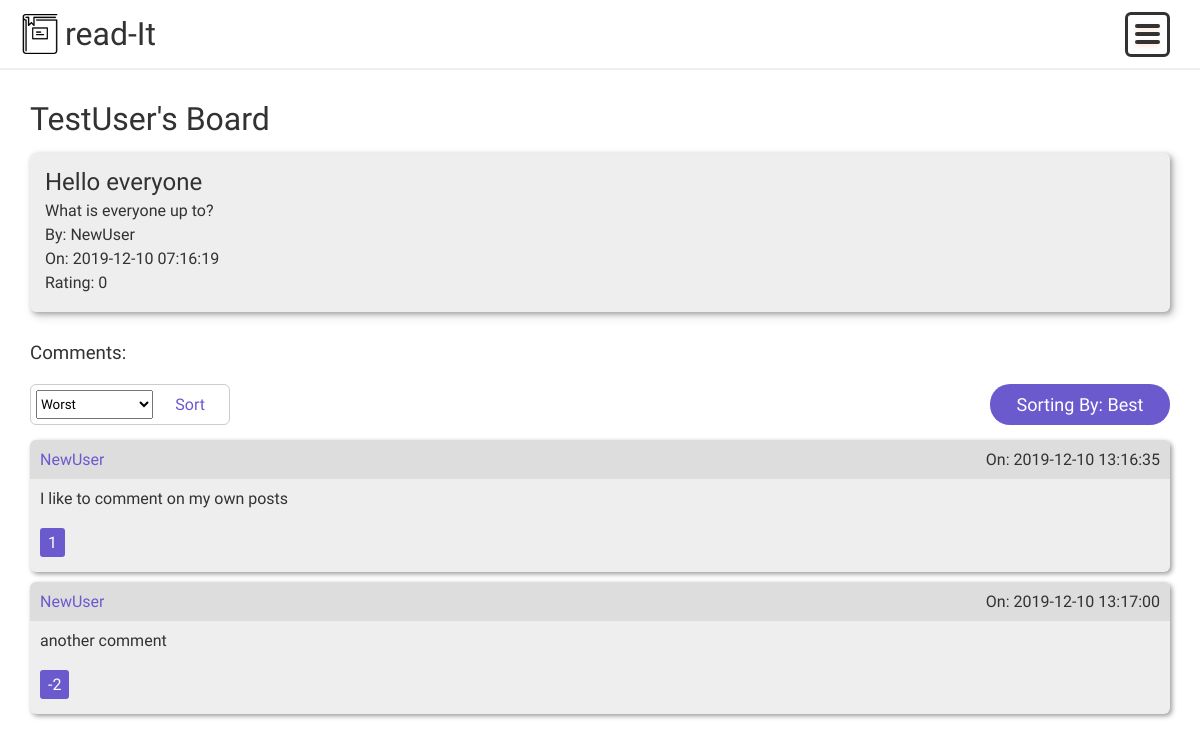
Page /subredditController.php?action=viewPost&postID=5 on the committed database.
### tables this page shows
CREATE TABLE `subreddits` (
  `subredditID` int(11) NOT NULL,
  `subredditName` varchar(64) NOT NULL,
  `subredditDescription` varchar(1500) NOT NULL
);

CREATE TABLE `posts` (
  `postID` int(11) NOT NULL,
  `subredditID` int(11) NOT NULL,
  `userID` int(11) NOT NULL,
  `postTitle` varchar(64) NOT NULL,
  `postContent` varchar(1500) NOT NULL,
  `postTime` datetime NOT NULL DEFAULT CURRENT_TIMESTAMP,
  `rating` int(11) NOT NULL DEFAULT '0'
);

CREATE TABLE `comments` (
  `commentID` int(11) NOT NULL,
  `userID` int(11) NOT NULL,
  `postID` int(11) NOT NULL,
  `subredditID` int(11) NOT NULL,
  `commentContent` varchar(500) NOT NULL,
  `commentTime` timestamp NOT NULL DEFAULT CURRENT_TIMESTAMP,
  `rating` int(11) NOT NULL DEFAULT '0'
);

### models/subreddit/subredditDA.php (called while the page is built, shortened)
<?php
require_once 'models/database.php';
require_once 'models/subreddit/subreddit.php';
require_once 'models/user.php';
class subredditDA
{
    public static function get_all()
    {
        $db = Database::getDB();
        $querySubreddits = 'SELECT * FROM subreddits';
        $statement = $db->prepare($querySubreddits);
        $statement->execute();
        $rows = $statement->fetchAll();
        $subreddits = [];
        foreach ($rows as $value) {
            $subreddit = new subreddit($value['subredditID'], $value['subredditName'], $value['subredditDescription']);
            array_push($subreddits, $subreddit);
        }
        return $subreddits;
    }
    public static function get_board($id)
    {
        $db = Database::getDB();
        $querySubreddits = 'SELECT * FROM subreddits where subredditID = :id';
        $statement = $db->prepare($querySubreddits);
        $statement->bindValue(':id', $id);
        $statement->execute();
        $rows = $statement->fetchAll();
        foreach ($rows as $value) {
            $subreddit = new subreddit($value['subredditID'], $value['subredditName'], $value['subredditDescription']);
        }
        if (empty($rows)) {
            return "none";
        } else {
            return $subreddit;
        }
    }
}

### models/posts/postDA.php (called while the page is built, shortened)
<?php
require_once 'models/posts/post.php';
class postDA
{
    public static function get_post($postID)
    {
        $db = Database::getDB();
        $queryPost = 'SELECT * FROM posts where postID = :postID';
        $statement = $db->prepare($queryPost);
        $statement->bindValue(':postID', $postID);
        $statement->execute();
        $rows = $statement->fetchAll();
        foreach ($rows as $value) {
            $post = new post($value['postID'], $value['subredditID'], $value['userID'], $value['postTitle'], $value['postContent'], $value['postTime'], $value['rating']);
        }
        if (empty($post)) {
            return 'No posts found';
        } else {
            return $post;
        }
    }
}

### models/subreddit/subreddit.php (called while the page is built, shortened)
<?php
class subreddit
{
    private $subredditID, $subredditName, $subredditDescription;
    public function __construct($subredditID, $subredditName, $subredditDescription)
    {
        $this->subredditName = $subredditName;
    }
    public function getSubredditName()
    {
        return $this->subredditName;
    }
}

### models/posts/post.php (called while the page is built, shortened)
<?php
class post
{
    private $postID, $subredditID, $userID, $postTitle, $postContent, $postTime, $rating;
    public function __construct($postID, $subredditID, $userID, $postTitle, $postContent, $postTime, $rating)
    {
        $this->postTitle = $postTitle;
        $this->postContent = $postContent;
        $this->postTime = $postTime;
        $this->rating = $rating;
    }
    public function getPostTitle()
    {
        return $this->postTitle;
    }
    public function getPostContent()
    {
        return $this->postContent;
    }
    public function getPostTime()
    {
        return $this->postTime;
    }
    public function getRating()
    {
        return $this->rating;
    }
}

### models/userDA.php (called while the page is built, shortened)
<?php
require_once('models/database.php');
require_once('models/user.php');
class userDA
{
    public static function get_all()
    {
        $db = Database::getDB();
        $queryUsers = 'SELECT * FROM users';
        $statement = $db->prepare($queryUsers);
        $statement->execute();
        $rows = $statement->fetchAll();
        foreach ($rows as $value) {
            $user = new user($value['userID'], $value['username'], $value['email'], $value['password']);
            $users[] = $user;
        }
        return $users;
    }
    public static function getUserByID($userID)
    {
        $db = Database::getDB();
        $queryUser = 'SELECT * FROM users where userID = :userID';
        $statement = $db->prepare($queryUser);
        $statement->bindValue(':userID', $userID);
        $statement->execute();
        $rows = $statement->fetchAll();
        foreach ($rows as $value) {
            $user = new user($value['userID'], $value['username'], $value['email'], $value['password']);
        }
        return $user;
    }
}

### models/user.php (called while the page is built, shortened)
<?php
class user
{
    private $userID, $username, $email, $password;
    public function __construct($userID, $username, $email, $password)
    {
        $this->username = $username;
    }
    public function getUsername()
    {
        return $this->username;
    }
}

### models/comment/commentDA.php (called while the page is built, shortened)
<?php
require_once 'models/comment/comment.php';
class CommentDA
{
    public static function get_comments_by_postID_desc($postID)
    {
        $db = Database::getDB();
        $query = 'SELECT * FROM comments WHERE postID LIKE :postID ORDER BY rating DESC';
        $statement = $db->prepare($query);
        $statement->bindValue(':postID', $postID);
        $statement->execute();
        $rows = $statement->fetchAll();
        $comments = [];
        foreach ($rows as $value) {
            $comment = new Comment($value['commentID'], $value['userID'], $value['postID'], $value['subredditID'], $value['commentContent'], $value['commentTime'], $value['rating']);
            array_push($comments, $comment);
        }
        return $comments;
    }
}

### models/comment/comment.php (called while the page is built, shortened)
<?php
class Comment
{
    private $commentID, $userID, $postID, $subredditID, $commentContent, $commentTime, $rating;
    public function __construct($commentID, $userID, $postID, $subredditID, $commentContent, $commentTime, $rating)
    {
        $this->commentContent = $commentContent;
        $this->commentTime = $commentTime;
        $this->rating = $rating;
    }
    public function getCommentContent()
    {
        return $this->commentContent;
    }
    public function getCommentTime()
    {
        return $this->commentTime;
    }
    public function getRating()
    {
        return $this->rating;
    }
}

### views/viewPost.php (shortened to what this page needs)
<?php
include_once("views/components/header.php");
include_once("models/comment/Comment.php"); ?>
<body>
    <?php include_once("views/components/nav.php"); ?>
    <div class="container">
        <div class="container-main">
            <h1><?php echo htmlspecialchars($subreddit->getSubredditName()); ?></h1>
            <div class="post" style="margin-bottom: 30px">
                <div class="post-content">
                    <h2><?php echo htmlspecialchars($post->getPostTitle()) ?></h2>
                    <p><?php echo htmlspecialchars($post->getPostContent()) ?></p>
                    <p><?php echo 'By: ' . htmlspecialchars(userDA::getUserByID($post->getUserID())->getUsername()) ?></p>
                    <p><?php echo 'On: ' . htmlspecialchars($post->getPostTime()) ?></p>
                    <p><?php echo 'Rating: ' . htmlspecialchars($post->getRating()) ?></p>
                </div>
            </div>
            <h3 style="margin-bottom: 10px">Comments: </h3>
            <div class="sorting-container">
                <form class="sort-form" method="POST" action="subredditController.php">
                    <select class="sort-form-select" name="sortOrder">
                        <option value="Worst">Worst</option>
                    </select>
                    <input type="submit" value="Sort" class="sort-form-item sort-form-button">
                </form>
                <p class="sort-order-type">Sorting By: <?php echo htmlspecialchars($sortOrder); ?></p>
            </div>
            <?php foreach ($comments as $comment) : ?>
                <div class="comment">
                    <div class="comment-title">
                        <form action="index.php">
                            <input type="submit" value="<?php echo htmlspecialchars(userDA::getUserByID($comment->getUserID())->getUsername()); ?>" class="link-edit">
                        </form>
                        <p><?php echo 'On: ' . htmlspecialchars($comment->getCommentTime()); ?></p>
                    </div>
                    <div class="comment-content">
                        <p><?php echo htmlspecialchars($comment->getCommentContent()); ?></p>
                        <div class="rating-section">
                            <p class="rating"><?php echo htmlspecialchars($comment->getRating()); ?></p>
                        </div>
                    </div>
                </div>
            <?php endforeach ?>
        </div>
</body>

### css/styling.css (style rules this page uses)
*, *:before, *:after { box-sizing: inherit; }
* { margin: 0; padding: 0; font-weight: normal; font-family: "Arimo", Arial, Helvetica, sans-serif; text-decoration: none; outline: none; }
body { height: 100%; }
input[type="submit"] { cursor: pointer; }
.container { display: flex; width: 95%; margin: 0 auto; min-height: 100vh; justify-content: space-between; margin-bottom: 20px; }
.container-main p, h1, h2, h3, h4 { margin: 10px 0; }
.container-main { flex: 4; margin: 0 10px; border-radius: 8px; color: rgb(50, 50, 50); height: 100%; }
.post { margin: 15px 0 10px 0; background-color: #eee; padding: 15px; border-radius: 6px; box-shadow: 2px 2px 5px 0 rgba(0, 0, 0, 0.3), 4px 4px 10px 2px rgba(0, 0, 0, 0.1); display: flex; transition: box-shadow 350ms; width: 100%; }
.post-content { display: flex; flex-direction: column; align-items: flex-start; width: 100%; }
.post-content p, h2, h3 { padding: 0; margin: 0; margin-bottom: 5px; }
.rating-section { display: flex; align-items: center; }
.comment { background-color: #eee; border-radius: 6px; box-shadow: 2px 2px 5px 0 rgba(0, 0, 0, 0.4); margin-bottom: 10px; }
.comment-title { background-color: rgb(221, 221, 221); border-radius: 6px 6px 0 0; padding: 0 10px; margin: 0; display: flex; justify-content: space-between; }
.comment-title input[type=submit] { border-radius: 0; margin-top: 10px; padding: 0; background-color: transparent; color: slateblue; }
.comment-content { padding: 0 0 5px 10px; }
.link-edit { color: slateblue; border: none; cursor: pointer; padding: 5px; font-size: 16px; }
.rating { background-color: slateblue; color: white; padding: 5px 8px; border-radius: 3px; position: relative; }
.sort-form { display: flex; border: 1px solid #ccc; width: 200px; padding: 5px; border-radius: 6px; }
.sort-form-select { flex: 2; }
.sort-form-item { flex: 1; }
.sort-form-button { color: slateblue; border: none; background-color: transparent; padding: 5px; font-size: 16px; margin-left: 3px; border-radius: 6px; transition: background-color 200ms; }
.sort-order-type { text-align: center; padding: 10px; width: 180px; background-color: slateblue; color: white; font-size: 18px; border-radius: 20px; }
.sorting-container { display: flex; align-items: center; justify-content: space-between; margin-bottom: 5px; }
@media only screen and (max-width: 1200px) { .container { padding: 0; } }
@media only screen and (max-width: 1200px) { .container-main { flex: 1; width: 100%; margin: 0; padding: 0; } }
@media only screen and (max-width: 1200px) { .container-sidebar p, h1, h2 { color: rgb(50, 50, 50); } }
@media only screen and (max-width: 1200px) { .post-content { width: 100%; } }
@media only screen and (max-width: 1200px) { .post { width: 100%; } }

### rows in the picture
subreddits: subredditName "TestUser's Board"
posts: postTitle "Hello everyone", postContent "What is everyone up to?", postTime "2019-12-10 07:16:19", rating "0"
comments: commentTime "2019-12-10 13:16:35", commentContent "I like to comment on my own posts", rating "1"
comments: commentTime "2019-12-10 13:17:00", commentContent "another comment", rating "-2"

### other values in the picture
userDA::getUserByID($post->getUserID())->getUsername() "NewUser"
$sortOrder "Best"
